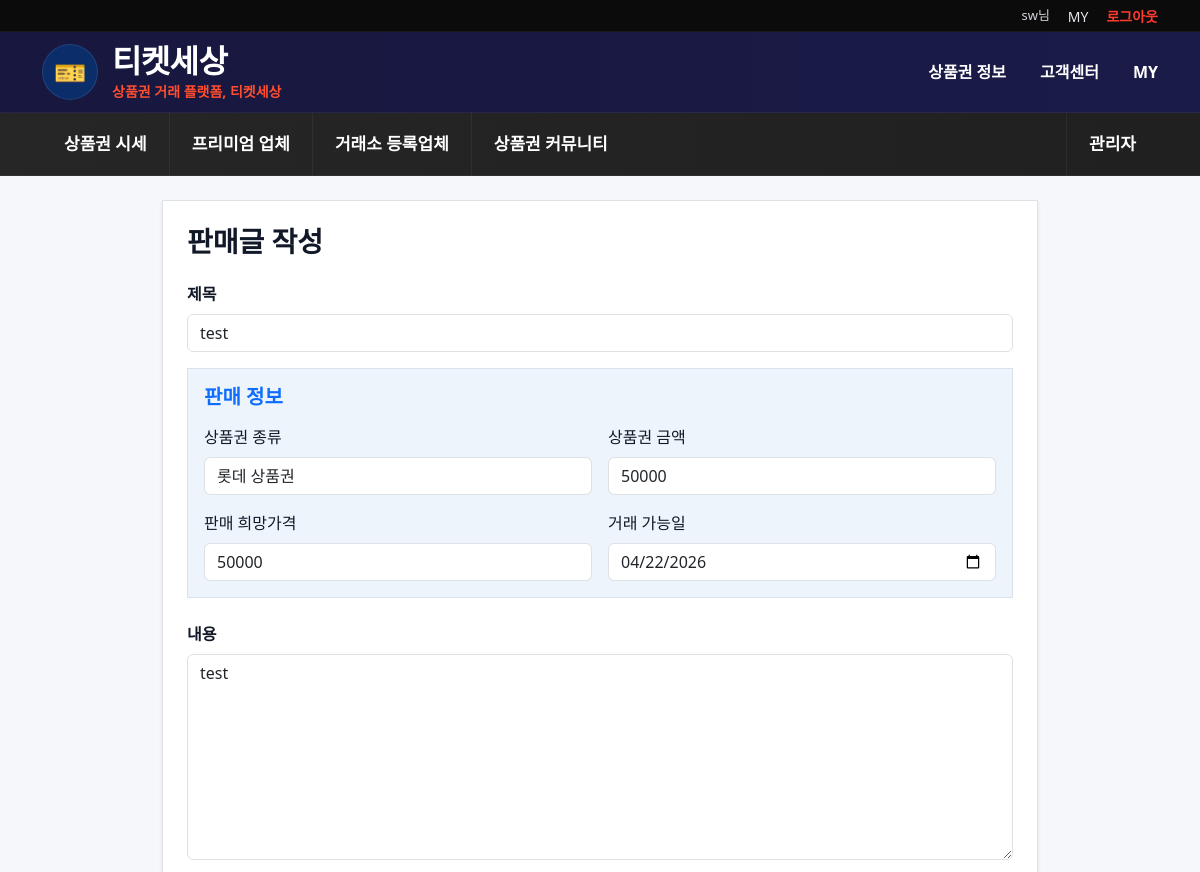
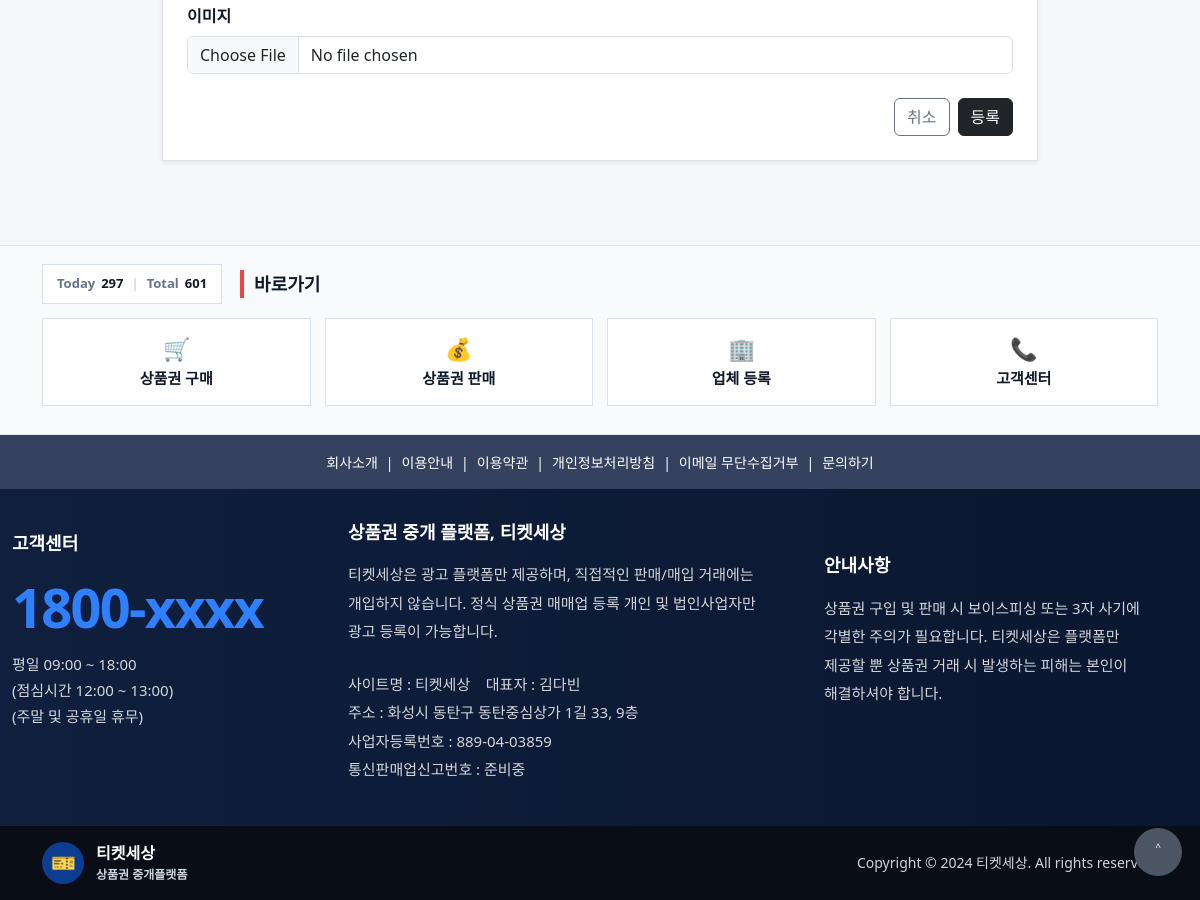
Page /adm/boards/2/edit/ (signed in) on the committed database (2 pictures, top to bottom).
### leads/models.py (models this page shows, shortened)
class BoardPost(models.Model):
    class BoardType(models.TextChoices):
        BUY = "BUY", "구매게시판"
        SELL = "SELL", "판매게시판"
    class Category(models.TextChoices):
        DEPARTMENT = "department", "백화점"
        GIFT = "gift", "상품권"
        ETC = "etc", "기타"
    board_type = models.CharField(max_length=20, choices=BoardType.choices)
    category = models.CharField(
        max_length=20,
        choices=Category.choices,
        default=Category.ETC
    )
    title = models.CharField(max_length=200)
    content = models.TextField(blank=True)
    giftcard_type = models.CharField("상품권 종류", max_length=100, blank=True)
    face_value = models.IntegerField("상품권 금액", default=0)
    price = models.IntegerField("희망가격", default=0)
    available_date = models.DateField("거래 가능일", null=True, blank=True)
    image = models.ImageField(upload_to="board/", blank=True, null=True)
    author = models.ForeignKey(
        settings.AUTH_USER_MODEL,
        on_delete=models.SET_NULL,
        null=True,
        blank=True,
        related_name="board_posts"
    )
    is_active = models.BooleanField(default=True)
    created_at = models.DateTimeField(auto_now_add=True)

### leads/views.py (the view)
# urls.py: path("adm/boards/<int:post_id>/edit/", views.adm_board_update, name="adm_board_update"),
@login_required
def adm_board_update(request, post_id: int):
    obj = get_object_or_404(BoardPost, id=post_id)
    if request.method == "POST":
        form = BoardPostForm(request.POST, instance=obj)
        if form.is_valid():
            form.save()
            messages.success(request, "게시글이 수정되었습니다.")
            return redirect("adm_board_list")
    else:
        form = BoardPostForm(instance=obj)
    return render(request, "adm/board_form.html", {
        "form": form,
        "mode": "update",
        "obj": obj,
        "active_menu": "boards",
    })

### leads/context_processors.py (called while the page is built)
def side_company_box(request):
    if not request.user.is_authenticated:
        return {
            "side_favorites": [],
            "side_recent_companies": [],
        }
    favorites = (
        FavoriteCompany.objects
        .filter(user=request.user)
        .select_related("company")
        .order_by("-created_at")[:5]
    )
    recent = (
        RecentView.objects
        .filter(user=request.user)
        .select_related("company")
        .order_by("-viewed_at")[:5]
    )
    return {
        "side_favorites": favorites,
        "side_recent_companies": recent,
    }

def visitor_count(request):
    today = timezone.now().date()
    today_obj = VisitorCount.objects.filter(date=today).first()
    today_count = today_obj.count if today_obj else 0
    total_count = VisitorCount.objects.aggregate(total=Sum("count"))["total"] or 0
    return{
        'today_visitors':today_count,
        'total_visitors':total_count,
    }

### templates/adm/board_form.html (shortened to what this page needs)
{% extends "site/base_site.html" %}
{% block content %}
<section class="py-4">
  <div class="container" style="max-width:900px;">
    <div class="bg-white border shadow-sm p-4">
      <h3 class="fw-bold mb-4">판매글 작성</h3>
      <form method="post" enctype="multipart/form-data">
        <div class="mb-3">
          <label class="form-label fw-bold">제목</label>
          {{ form.title }}
        </div>
        <div class="p-3 mb-4" style="background:#eef4fb; border:1px solid #d9e2ec;">
          <h5 class="fw-bold mb-3 text-primary">판매 정보</h5>
          <div class="row g-3">
            <div class="col-md-6">
              <label class="form-label">상품권 종류</label>
              {{ form.giftcard_type }}
            </div>
            <div class="col-md-6">
              <label class="form-label">상품권 금액</label>
              {{ form.face_value }}
            </div>
            <div class="col-md-6">
              <label class="form-label">판매 희망가격</label>
              {{ form.price }}
            </div>
            <div class="col-md-6">
              <label class="form-label">거래 가능일</label>
              {{ form.available_date }}
            </div>
          </div>
        </div>
        <div class="mb-3">
          <label class="form-label fw-bold">내용</label>
          {{ form.content }}
        </div>
        <div class="mb-4">
          <label class="form-label fw-bold">이미지</label>
          {{ form.image }}
        </div>
        <div class="d-flex justify-content-end gap-2">
          <a href="{% url 'sell_board_page' %}" class="btn btn-outline-secondary">취소</a>
          <button type="submit" class="btn btn-dark">등록</button>
        </div>
      </form>
    </div>
  </div>
</section>
{% endblock %}

### templates/site/base_site.html (shortened to what this page needs)
{% load static %}
<!doctype html>
<html lang="ko">
<head>
  <link href="https://cdn.jsdelivr.net/npm/bootstrap@5.3.3/dist/css/bootstrap.min.css" rel="stylesheet">
  <link href="{% static 'css/site.css' %}" rel="stylesheet">
</head>
<body>
<div class="top-util-bar">
  <div class="container d-flex justify-content-end align-items-center">
    {% if request.user.is_authenticated %}
      <span class="top-util-text">{{ request.user.username }}님</span>
      <a href="{% url 'mypage' %}" class="top-util-link">MY</a>
      <a href="{% url 'user_logout' %}" class="top-util-link accent">로그아웃</a>
    {% else %}
      <span class="top-util-text">로그인이 필요합니다.</span>
      <a href="{% url 'user_login' %}" class="top-util-link accent">로그인</a>
      <a href="{% url 'signup' %}" class="top-util-link">회원가입</a>
    {% endif %}
  </div>
</div>
<header class="brand-header">
  <div class="container brand-header-inner">
    <a href="{% url 'site_index' %}" class="brand-logo-wrap">
      <div class="brand-logo-circle">🎫</div>
      <div class="brand-logo-text">
        <div class="brand-name">티켓세상</div>
        <div class="brand-sub">상품권 거래 플랫폼, 티켓세상</div>
      </div>
    </a>
    <nav class="brand-top-links">
      <a href="{% url 'prices_page' %}">상품권 정보</a>
      <a href="{% url 'customer_page' %}">고객센터</a>
      {% if request.user.is_authenticated %}
        <a href="{% url 'mypage' %}">MY</a>
      {% else %}
        <a href="{% url 'user_login' %}">MY</a>
      {% endif %}
    </nav>
  </div>
</header>
<nav class="main-category-bar" id="mobileMainMenu">
  <div class="container">
    <ul class="main-category-list">
      <li>
        <a class="{% if active_nav == 'prices' %}active{% endif %}" href="{% url 'prices_page' %}">
          상품권 시세
        </a>
      </li>
      <li>
        <a class="{% if active_nav == 'shopping' %}active{% endif %}" href="{% url 'shopping_page' %}">
          프리미엄 업체
        </a>
      </li>
      <li>
        <a class="{% if active_nav == 'companies' %}active{% endif %}" href="{% url 'companies_page' %}">
          거래소 등록업체
        </a>
      </li>
      <li class="main-category-item has-submenu">
        <a class="{% if active_nav == 'community' %}active{% endif %}" href="{% url 'community_page' %}">
          상품권 커뮤니티
        </a>
      </li>
      {% if request.user.is_authenticated and request.user.is_staff %}
      <li class="ms-auto">
        <a href="{% url 'adm_dashboard' %}">관리자</a>
      </li>
      {% endif %}
    </ul>
  </div>
</nav>
{% block content %}{% endblock %}
<footer class="ts-footer">
  <div class="ts-shortcut-section">
    <div class="container">
      <div class="ts-shortcut-header">
        <div class="visitor-counter-box">
          <span class="visitor-label">Today</span>
          <span class="visitor-value">{{ today_visitors }}</span>
          <span class="visitor-divider">|</span>
          <span class="visitor-label">Total</span>
          <span class="visitor-value">{{ total_visitors }}</span>
        </div>
        <div class="ts-shortcut-title">
          <span class="bar"></span>
          <h3>바로가기</h3>
        </div>
      </div>
      <div class="shortcut-grid">
        <a href="{% url 'buy_board_page' %}" class="shortcut-item">
          <span class="icon">🛒</span>
          <span class="label">상품권 구매</span>
        </a>
        <a href="{% url 'sell_board_page' %}" class="shortcut-item">
          <span class="icon">💰</span>
          <span class="label">상품권 판매</span>
        </a>
        <a href="{% url 'companies_page' %}" class="shortcut-item">
          <span class="icon">🏢</span>
          <span class="label">업체 등록</span>
        </a>
        <a href="{% url 'customer_page' %}" class="shortcut-item">
          <span class="icon">📞</span>
          <span class="label">고객센터</span>
        </a>
      </div>
    </div>
  </div>
  <div class="ts-footer-links">
    <div class="container">
      <a href="#">회사소개</a>
      <span>|</span>
      <a href="#">이용안내</a>
      <span>|</span>
      <a href="#">이용약관</a>
      <span>|</span>
      <a href="#">개인정보처리방침</a>
      <span>|</span>
      <a href="#">이메일 무단수집거부</a>
      <span>|</span>
      <a href="#">문의하기</a>
    </div>
  </div>
  <div class="ts-footer-main">
    <div class="container ts-footer-main-inner">
      <div class="ts-footer-col customer">
        <h3>고객센터</h3>
        <div class="phone">1800-xxxx</div>
        <p>
          평일 09:00 ~ 18:00<br>
          (점심시간 12:00 ~ 13:00)<br>
          (주말 및 공휴일 휴무)
        </p>
      </div>
      <div class="ts-footer-col company">
        <h3>상품권 중개 플랫폼, 티켓세상</h3>
        <p>
          티켓세상은 광고 플랫폼만 제공하며, 직접적인 판매/매입 거래에는 개입하지 않습니다.
          정식 상품권 매매업 등록 개인 및 법인사업자만 광고 등록이 가능합니다.
        </p>
        <p class="meta">
          사이트명 : 티켓세상 &nbsp;&nbsp; 대표자 : 김다빈<br>
          주소 : 화성시 동탄구 동탄중심상가 1길 33, 9층<br>
          사업자등록번호 : 889-04-03859<br>
          통신판매업신고번호 : 준비중
        </p>
      </div>
      <div class="ts-footer-col notice">
        <h3>안내사항</h3>
        <p>
          상품권 구입 및 판매 시 보이스피싱 또는 3자 사기에 각별한 주의가 필요합니다.
          티켓세상은 플랫폼만 제공할 뿐 상품권 거래 시 발생하는 피해는 본인이 해결하셔야 합니다.
        </p>
      </div>
    </div>
  </div>
  <div class="ts-footer-bottom">
    <div class="container ts-footer-bottom-inner">
      <a href="{% url 'site_index' %}" class="ts-footer-brand">
        <div class="ts-footer-brand-icon">🎫</div>
        <div class="ts-footer-brand-text">
          <strong>티켓세상</strong>
          <span>상품권 중개플랫폼</span>
        </div>
      </a>
      <div class="ts-footer-copy">
        Copyright © 2024 티켓세상. All rights reserved.
      </div>
    </div>
  </div>
  <div class="ts-floating-wrap">
    <button type="button" class="ts-floating-top" onclick="window.scrollTo({top:0, behavior:'smooth'});">
      ˄
    </button>
  </div>
</footer>
</body>
</html>

### rows in the picture
BoardPost: title "test", giftcard_type "롯데 상품권", face_value "50000", price "50000", available_date "04/22/2026", content "test"

### other values in the picture
{{ request.user.username }} "sw"
{{ today_visitors }} "297"
{{ total_visitors }} "601"
